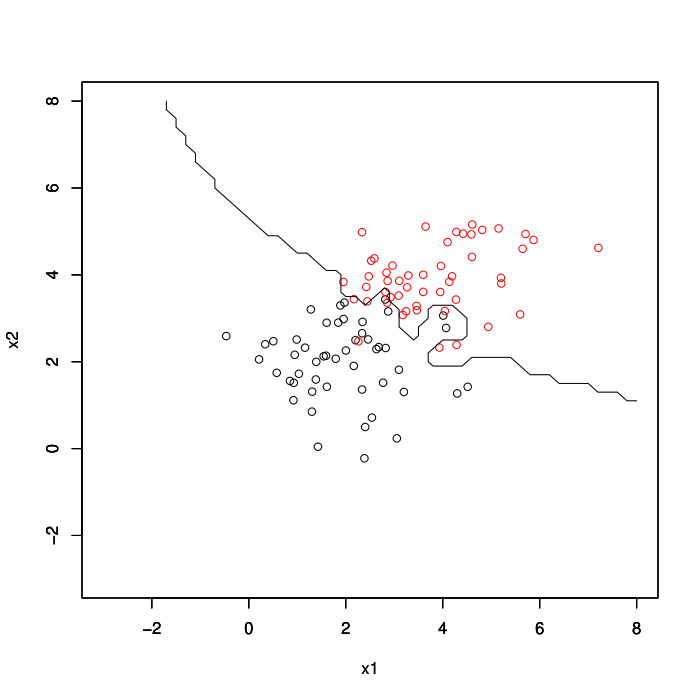

R code for this plot:
source('./myKNN.r')
# Gera os dados sintéticos
media1 = 2
sigma1 = 1
xClasse1 = rnorm(n=50, media1, sigma1)
yClasse1 = rnorm(n=50, media1, sigma1)
classe1 = cbind(xClasse1, yClasse1)
rotulos1 = rep(-1, nrow(classe1))

media2 = 4
sigma2 = 1
xClasse2 = rnorm(n=50, media2, sigma2)
yClasse2 = rnorm(n=50, media2, sigma2)
classe2 = cbind(xClasse2, yClasse2)
rotulos2 = rep(1, nrow(classe2))

dados = rbind(classe1, classe2)
rotulos = c(rotulos1, rotulos2)

# Plotando os dados
xlim=c(-3,8)
ylim=c(-3,8)

plot(classe1[,1], classe1[,2], xlim=xlim, ylim=ylim, xlab='x1', ylab='x2')
par(new=T)
plot(classe2[,1], classe2[,2], xlim=xlim, ylim=ylim, col='red', xlab='x1', ylab='x2')

# Classificador

# Plotando a separacao
K = 2
intervalo = seq(from=-3,to=8,by=0.2)
grid = expand.grid(intervalo,intervalo)

results = apply(grid, 1, myKNN, dados, rotulos, K)
z = matrix(results, ncol=length(intervalo), nrow=length(intervalo))


par(new=T)
contour(intervalo, intervalo, z, xlim=xlim, ylim=ylim, drawlabels=F, nlevels=1)
